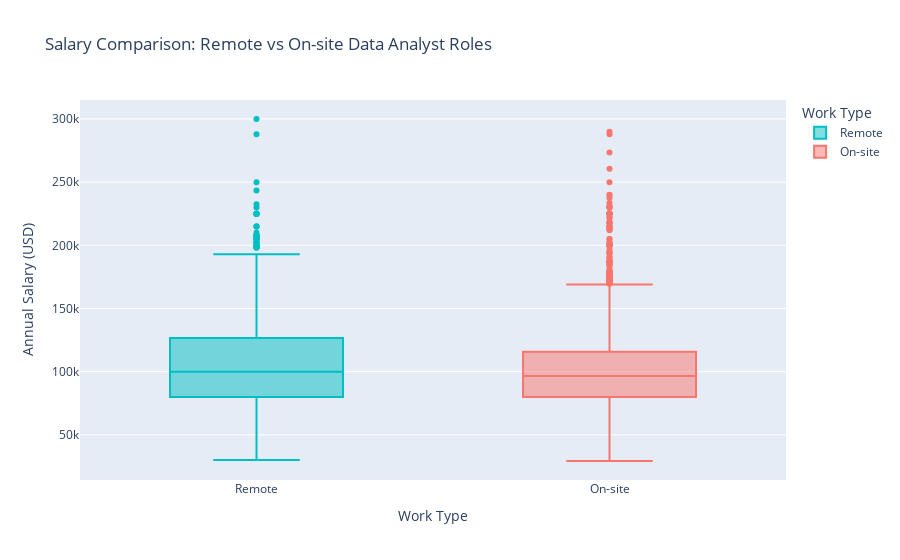

Notebook cell for this chart:
### Code cell
# Remote vs On-site Data Analyst Roles

df['salary_yearly'] = pd.to_numeric(df['salary_yearly'], errors='coerce')
df['work_from_home'] = df['work_from_home'].fillna(False).astype(bool)
df = df.dropna(subset=['salary_yearly'])
df = df[df['salary_yearly'] < 400000]
df['Work Type'] = df['work_from_home'].map({True: 'Remote', False: 'On-site'})

fig = px.box(df, x='Work Type', y='salary_yearly',
             title='Salary Comparison: Remote vs On-site Data Analyst Roles',
             labels={'salary_yearly': 'Annual Salary (USD)'},
             color='Work Type',
             color_discrete_map={'Remote': '#00BFC4', 'On-site': '#F8766D'})

fig.update_layout(yaxis_title='Annual Salary (USD)', xaxis_title='Work Type')
fig.show()

### Figure 1 — Plotly figure (JSON) as saved in the notebook; plotly's stock layout.template omitted (floating-point values rounded to 4 significant figures; data arrays with more than 128 entries replaced by an {"elided": "..."} marker saying what was removed)
{"data": [{"alignmentgroup": "True", "hovertemplate": "Work Type=%{x}<br>Annual Salary (USD)=%{y}<extra></extra>", "legendgroup": "Remote", "marker": {"color": "#00BFC4"}, "name": "Remote", "notched": false, "offsetgroup": "Remote", "orientation": "v", "showlegend": true, "type": "box", "x": {"elided": "1515 str values"}, "x0": " ", "xaxis": "x", "y": {"elided": "1515 float values"}, "y0": " ", "yaxis": "y"}, {"alignmentgroup": "True", "hovertemplate": "Work Type=%{x}<br>Annual Salary (USD)=%{y}<extra></extra>", "legendgroup": "On-site", "marker": {"color": "#F8766D"}, "name": "On-site", "notched": false, "offsetgroup": "On-site", "orientation": "v", "showlegend": true, "type": "box", "x": {"elided": "2550 str values"}, "x0": " ", "xaxis": "x", "y": {"elided": "2550 float values"}, "y0": " ", "yaxis": "y"}], "layout": {"boxmode": "overlay", "legend": {"title": {"text": "Work Type"}, "tracegroupgap": 0}, "title": {"text": "Salary Comparison: Remote vs On-site Data Analyst Roles"}, "xaxis": {"anchor": "y", "categoryarray": ["Remote", "On-site"], "categoryorder": "array", "domain": [0, 1], "title": {"text": "Work Type"}}, "yaxis": {"anchor": "x", "domain": [0, 1], "title": {"text": "Annual Salary (USD)"}}}}
